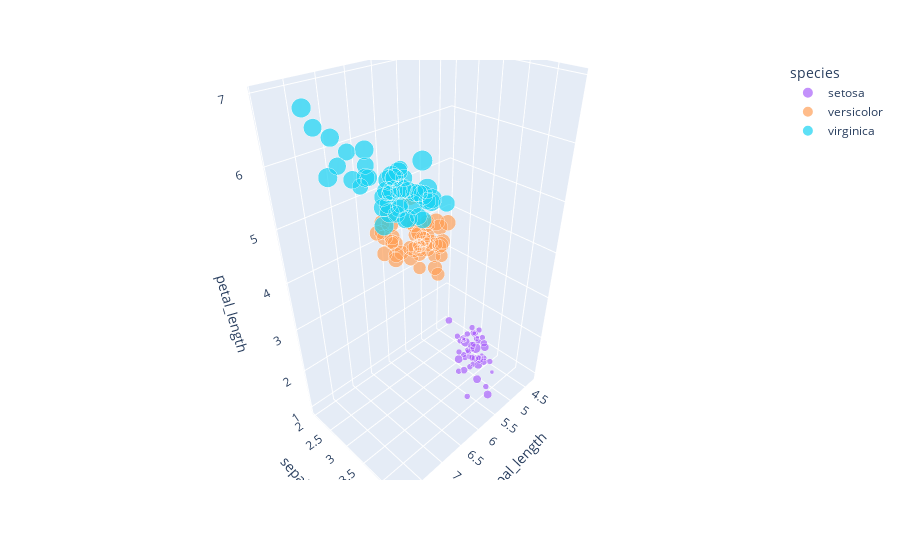

Notebook code for this chart:
### Code cell
iris = sns.load_dataset("iris")
from plotly.express import scatter_3d
# Plotting in 3D by plotly.express that would show the plot with capability of zooming,
# changing the orientation, and rotating
scatter_3d(iris, x='sepal_length', y='sepal_width', z='petal_length', size="petal_width",
                   color="species", color_discrete_map={"Joly": "blue", "Bergeron": "violet", "Coderre": "pink"}).show()

### Figure 1 — Plotly figure (JSON) as saved in the notebook; plotly's stock layout.template omitted (floating-point values rounded to 4 significant figures)
{"data": [{"hovertemplate": "species=setosa<br>sepal_length=%{x}<br>sepal_width=%{y}<br>petal_length=%{z}<br>petal_width=%{marker.size}<extra></extra>", "legendgroup": "setosa", "marker": {"color": "#ab63fa", "size": [0.2, 0.2, 0.2, 0.2, 0.2, 0.4, 0.3, 0.2, 0.2, 0.1, 0.2, 0.2, 0.1, 0.1, 0.2, 0.4, 0.4, 0.3, 0.3, 0.3, 0.2, 0.4, 0.2, 0.5, 0.2, 0.2, 0.4, 0.2, 0.2, 0.2, 0.2, 0.4, 0.1, 0.2, 0.2, 0.2, 0.2, 0.1, 0.2, 0.2, 0.3, 0.3, 0.2, 0.6, 0.4, 0.3, 0.2, 0.2, 0.2, 0.2], "sizemode": "area", "sizeref": 0.00625, "symbol": "circle"}, "mode": "markers", "name": "setosa", "scene": "scene", "showlegend": true, "type": "scatter3d", "x": [5.1, 4.9, 4.7, 4.6, 5, 5.4, 4.6, 5, 4.4, 4.9, 5.4, 4.8, 4.8, 4.3, 5.8, 5.7, 5.4, 5.1, 5.7, 5.1, 5.4, 5.1, 4.6, 5.1, 4.8, 5, 5, 5.2, 5.2, 4.7, 4.8, 5.4, 5.2, 5.5, 4.9, 5, 5.5, 4.9, 4.4, 5.1, 5, 4.5, 4.4, 5, 5.1, 4.8, 5.1, 4.6, 5.3, 5], "y": [3.5, 3, 3.2, 3.1, 3.6, 3.9, 3.4, 3.4, 2.9, 3.1, 3.7, 3.4, 3, 3, 4, 4.4, 3.9, 3.5, 3.8, 3.8, 3.4, 3.7, 3.6, 3.3, 3.4, 3, 3.4, 3.5, 3.4, 3.2, 3.1, 3.4, 4.1, 4.2, 3.1, 3.2, 3.5, 3.6, 3, 3.4, 3.5, 2.3, 3.2, 3.5, 3.8, 3, 3.8, 3.2, 3.7, 3.3], "z": [1.4, 1.4, 1.3, 1.5, 1.4, 1.7, 1.4, 1.5, 1.4, 1.5, 1.5, 1.6, 1.4, 1.1, 1.2, 1.5, 1.3, 1.4, 1.7, 1.5, 1.7, 1.5, 1, 1.7, 1.9, 1.6, 1.6, 1.5, 1.4, 1.6, 1.6, 1.5, 1.5, 1.4, 1.5, 1.2, 1.3, 1.4, 1.3, 1.5, 1.3, 1.3, 1.3, 1.6, 1.9, 1.4, 1.6, 1.4, 1.5, 1.4]}, {"hovertemplate": "species=versicolor<br>sepal_length=%{x}<br>sepal_width=%{y}<br>petal_length=%{z}<br>petal_width=%{marker.size}<extra></extra>", "legendgroup": "versicolor", "marker": {"color": "#FFA15A", "size": [1.4, 1.5, 1.5, 1.3, 1.5, 1.3, 1.6, 1, 1.3, 1.4, 1, 1.5, 1, 1.4, 1.3, 1.4, 1.5, 1, 1.5, 1.1, 1.8, 1.3, 1.5, 1.2, 1.3, 1.4, 1.4, 1.7, 1.5, 1, 1.1, 1, 1.2, 1.6, 1.5, 1.6, 1.5, 1.3, 1.3, 1.3, 1.2, 1.4, 1.2, 1, 1.3, 1.2, 1.3, 1.3, 1.1, 1.3], "sizemode": "area", "sizeref": 0.00625, "symbol": "circle"}, "mode": "markers", "name": "versicolor", "scene": "scene", "showlegend": true, "type": "scatter3d", "x": [7, 6.4, 6.9, 5.5, 6.5, 5.7, 6.3, 4.9, 6.6, 5.2, 5, 5.9, 6, 6.1, 5.6, 6.7, 5.6, 5.8, 6.2, 5.6, 5.9, 6.1, 6.3, 6.1, 6.4, 6.6, 6.8, 6.7, 6, 5.7, 5.5, 5.5, 5.8, 6, 5.4, 6, 6.7, 6.3, 5.6, 5.5, 5.5, 6.1, 5.8, 5, 5.6, 5.7, 5.7, 6.2, 5.1, 5.7], "y": [3.2, 3.2, 3.1, 2.3, 2.8, 2.8, 3.3, 2.4, 2.9, 2.7, 2, 3, 2.2, 2.9, 2.9, 3.1, 3, 2.7, 2.2, 2.5, 3.2, 2.8, 2.5, 2.8, 2.9, 3, 2.8, 3, 2.9, 2.6, 2.4, 2.4, 2.7, 2.7, 3, 3.4, 3.1, 2.3, 3, 2.5, 2.6, 3, 2.6, 2.3, 2.7, 3, 2.9, 2.9, 2.5, 2.8], "z": [4.7, 4.5, 4.9, 4, 4.6, 4.5, 4.7, 3.3, 4.6, 3.9, 3.5, 4.2, 4, 4.7, 3.6, 4.4, 4.5, 4.1, 4.5, 3.9, 4.8, 4, 4.9, 4.7, 4.3, 4.4, 4.8, 5, 4.5, 3.5, 3.8, 3.7, 3.9, 5.1, 4.5, 4.5, 4.7, 4.4, 4.1, 4, 4.4, 4.6, 4, 3.3, 4.2, 4.2, 4.2, 4.3, 3, 4.1]}, {"hovertemplate": "species=virginica<br>sepal_length=%{x}<br>sepal_width=%{y}<br>petal_length=%{z}<br>petal_width=%{marker.size}<extra></extra>", "legendgroup": "virginica", "marker": {"color": "#19d3f3", "size": [2.5, 1.9, 2.1, 1.8, 2.2, 2.1, 1.7, 1.8, 1.8, 2.5, 2, 1.9, 2.1, 2, 2.4, 2.3, 1.8, 2.2, 2.3, 1.5, 2.3, 2, 2, 1.8, 2.1, 1.8, 1.8, 1.8, 2.1, 1.6, 1.9, 2, 2.2, 1.5, 1.4, 2.3, 2.4, 1.8, 1.8, 2.1, 2.4, 2.3, 1.9, 2.3, 2.5, 2.3, 1.9, 2, 2.3, 1.8], "sizemode": "area", "sizeref": 0.00625, "symbol": "circle"}, "mode": "markers", "name": "virginica", "scene": "scene", "showlegend": true, "type": "scatter3d", "x": [6.3, 5.8, 7.1, 6.3, 6.5, 7.6, 4.9, 7.3, 6.7, 7.2, 6.5, 6.4, 6.8, 5.7, 5.8, 6.4, 6.5, 7.7, 7.7, 6, 6.9, 5.6, 7.7, 6.3, 6.7, 7.2, 6.2, 6.1, 6.4, 7.2, 7.4, 7.9, 6.4, 6.3, 6.1, 7.7, 6.3, 6.4, 6, 6.9, 6.7, 6.9, 5.8, 6.8, 6.7, 6.7, 6.3, 6.5, 6.2, 5.9], "y": [3.3, 2.7, 3, 2.9, 3, 3, 2.5, 2.9, 2.5, 3.6, 3.2, 2.7, 3, 2.5, 2.8, 3.2, 3, 3.8, 2.6, 2.2, 3.2, 2.8, 2.8, 2.7, 3.3, 3.2, 2.8, 3, 2.8, 3, 2.8, 3.8, 2.8, 2.8, 2.6, 3, 3.4, 3.1, 3, 3.1, 3.1, 3.1, 2.7, 3.2, 3.3, 3, 2.5, 3, 3.4, 3], "z": [6, 5.1, 5.9, 5.6, 5.8, 6.6, 4.5, 6.3, 5.8, 6.1, 5.1, 5.3, 5.5, 5, 5.1, 5.3, 5.5, 6.7, 6.9, 5, 5.7, 4.9, 6.7, 4.9, 5.7, 6, 4.8, 4.9, 5.6, 5.8, 6.1, 6.4, 5.6, 5.1, 5.6, 6.1, 5.6, 5.5, 4.8, 5.4, 5.6, 5.1, 5.1, 5.9, 5.7, 5.2, 5, 5.2, 5.4, 5.1]}], "layout": {"legend": {"itemsizing": "constant", "title": {"text": "species"}, "tracegroupgap": 0}, "margin": {"t": 60}, "scene": {"domain": {"x": [0, 1], "y": [0, 1]}, "xaxis": {"title": {"text": "sepal_length"}}, "yaxis": {"title": {"text": "sepal_width"}}, "zaxis": {"title": {"text": "petal_length"}}}}}
